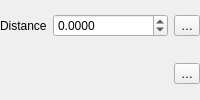
                       <widget class="QFrame" name="mPlacementDistanceFrame">
                        <property name="minimumSize">
                         <size>
                          <width>0</width>
                          <height>0</height>
                         </size>
                        </property>
                        <property name="frameShape">
                         <enum>QFrame::NoFrame</enum>
                        </property>
                        <property name="frameShadow">
                         <enum>QFrame::Raised</enum>
                        </property>
                        <layout class="QGridLayout" name="gridLayout_27">
                         <property name="leftMargin">
                          <number>0</number>
                         </property>
                         <property name="topMargin">
                          <number>0</number>
                         </property>
                         <property name="rightMargin">
                          <number>0</number>
                         </property>
                         <property name="bottomMargin">
                          <number>0</number>
                         </property>
                         <property name="verticalSpacing">
                          <number>12</number>
                         </property>
                         <item row="0" column="1">
                          <widget class="QgsDoubleSpinBox" name="mLineDistanceSpnBx">
                           <property name="decimals">
                            <number>4</number>
                           </property>
                           <property name="minimum">
                            <double>-999999999.000000000000000</double>
                           </property>
                           <property name="maximum">
                            <double>999999999.000000000000000</double>
                           </property>
                           <property name="singleStep">
                            <double>0.100000000000000</double>
                           </property>
                          </widget>
                         </item>
                         <item row="0" column="0">
                          <widget class="QLabel" name="label_26">
                           <property name="sizePolicy">
                            <sizepolicy hsizetype="Maximum" vsizetype="Preferred">
                             <horstretch>0</horstretch>
                             <verstretch>0</verstretch>
                            </sizepolicy>
                           </property>
                           <property name="text">
                            <string>Distance</string>
                           </property>
                           <property name="alignment">
                            <set>Qt::AlignLeading|Qt::AlignLeft|Qt::AlignVCenter</set>
                           </property>
                          </widget>
                         </item>
                         <item row="0" column="2">
                          <widget class="QgsPropertyOverrideButton" name="mLineDistanceDDBtn">
                           <property name="text">
                            <string>…</string>
                           </property>
                          </widget>
                         </item>
                         <item row="1" column="2">
                          <widget class="QgsPropertyOverrideButton" name="mLineDistanceUnitDDBtn">
                           <property name="text">
                            <string>…</string>
                           </property>
                          </widget>
                         </item>
                         <item row="1" column="1">
                          <widget class="QgsUnitSelectionWidget" name="mLineDistanceUnitWidget" native="true">
                           <property name="focusPolicy">
                            <enum>Qt::StrongFocus</enum>
                           </property>
                          </widget>
                         </item>
                        </layout>
                       </widget>
